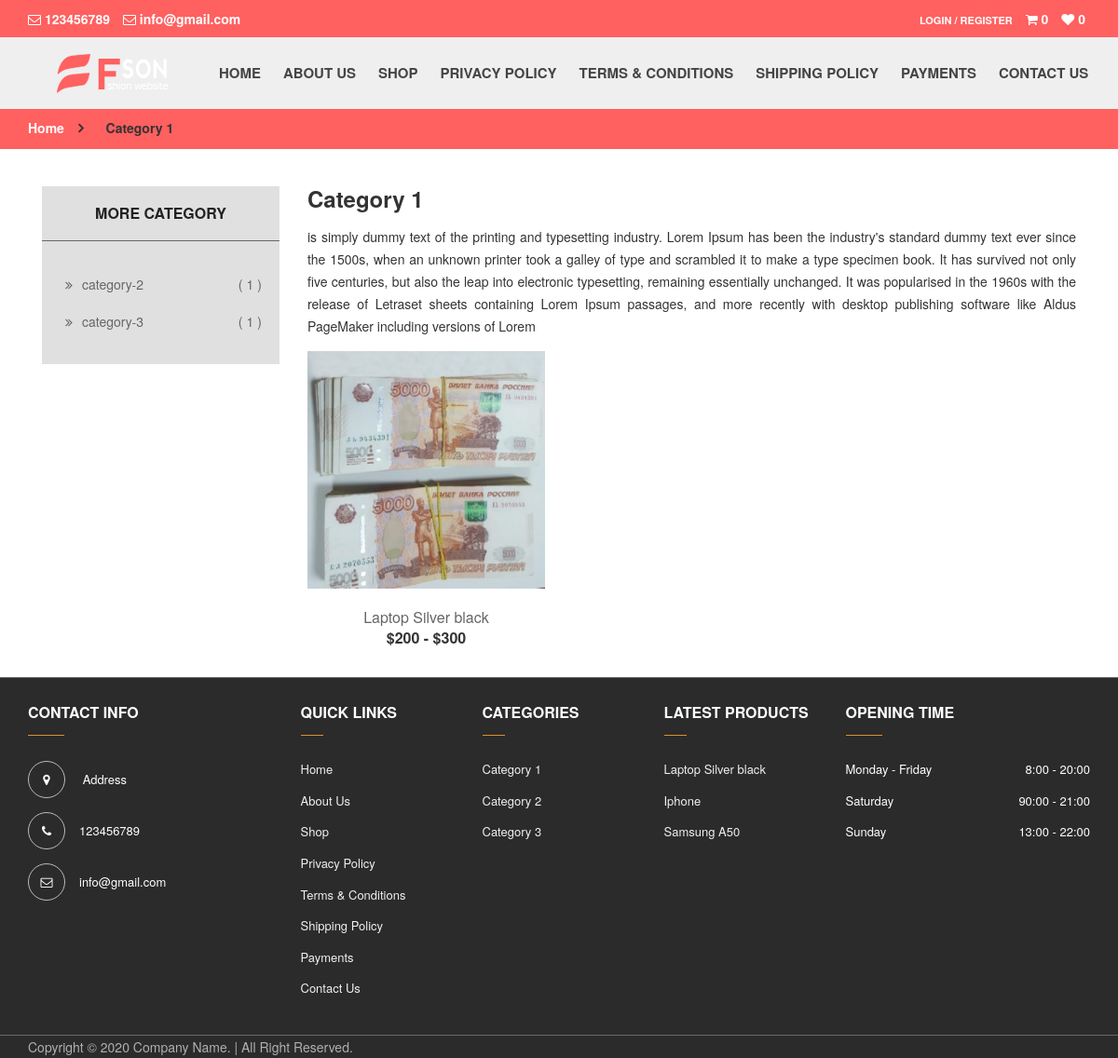
Screenshot of /category/category-1 with the database file from the repository.
### tables this page shows
CREATE TABLE `ti_contact_us` (
  `id` int(11) NOT NULL,
  `heading` varchar(255) DEFAULT NULL,
  `subheading` varchar(255) DEFAULT NULL,
  `description` text DEFAULT NULL,
  `phone` varchar(255) DEFAULT NULL,
  `phone1` varchar(255) DEFAULT NULL,
  `email` varchar(255) DEFAULT NULL,
  `email_one` varchar(255) DEFAULT NULL,
  `address` text DEFAULT NULL,
  `main_office` text DEFAULT NULL,
  `region_office` text DEFAULT NULL,
  `office_time` varchar(255) NOT NULL,
  `skype` varchar(255) DEFAULT NULL
);

CREATE TABLE `products` (
  `id` int(100) NOT NULL,
  `parent` int(100) NOT NULL,
  `heading` varchar(255) DEFAULT NULL,
  `price` float DEFAULT 1,
  `rating` varchar(255) DEFAULT NULL,
  `min_qty` int(11) DEFAULT 1,
  `description` text DEFAULT NULL,
  `image` varchar(255) DEFAULT NULL,
  `slug` varchar(255) DEFAULT NULL,
  `img_alt` varchar(255) DEFAULT NULL,
  `img_title` varchar(255) DEFAULT NULL,
  `seo_title` varchar(255) DEFAULT NULL,
  `seo_keywords` varchar(255) DEFAULT NULL,
  `seo_description` text DEFAULT NULL,
  `type` varchar(255) DEFAULT NULL,
  `status` varchar(100) NOT NULL DEFAULT 'p',
  `created_at` datetime NOT NULL DEFAULT current_timestamp(),
  `additional_info` text DEFAULT NULL,
  `products_tag` text DEFAULT NULL
);

### includes/dbcontroller.php (called while the page is built, shortened)
<?php
class DBController{
    private $host   = "localhost";
    private $root   =  "root";
    private $pass   =   "";
    private $dbName =   "dillionecom";
    private $conn;
    private function connectDB(){
        $this->conn = mysqli_connect($this->host,$this->root,$this->pass,$this->dbName);
    }
    public function escapeString($input){
        $escapedString = mysqli_real_escape_string($this->conn,$input);
        return $escapedString;
    }
    public function numRows($query){
        $result     = mysqli_query($this->conn,$query);
        $RowCount   = mysqli_num_rows($result);
        return $RowCount;
    }
    public function RunQuery($query){
        $result     = mysqli_query($this->conn,$query);
        while($row  = mysqli_fetch_assoc($result)){
            $resultset[] = $row;
        }
        if(!empty($resultset)){
            return $resultset;
        }
    }
}
?>

### includes/top.php (called while the page is built, shortened)
<?php
require_once(__ROOT__.'/includes/dbcontroller.php');
$db_handle      =  new DBController();
?>

### category.php (the view, shortened to what this page needs)
<?php
include("./includes/top.php");
  if(isset($_GET['ref'])){
     $ref=$_GET['ref'];
     $escape_token=$db_handle->escapeString($ref);
     $cat_query =   "select * from `products` where slug='".$escape_token."'";
        if($db_handle->numRows($cat_query)>0){
            $cat_row  =   $db_handle->RunQuery($cat_query);
            $cat_name           =   $cat_row[0]["heading"];
            $cat_desc           =   $cat_row[0]["description"];
            $parent             =   $cat_row[0]["id"];
        }
 }
?>
<!doctype html>
<html class="no-js" lang="">
<head>
    <?php include("./includes/head-meta.php"); ?>
</head>
<body>
    <?php include("./includes/header.php"); ?>
    <section class="breadcrum">
        <div class="container">
            <div class="row">
                <div class="col-md-12">
                    <ul>
                        <li><a href="<?php echo __WEBROOT__; ?>">Home</a></li>
                        <li><?= $cat_name ?></li>
                    </ul>
                </div>
            </div>
        </div>
    </section>
   <section class="featured-area-two">
        <div class="container">
            <div class="col-md-3">
                <div class="category">
                    <h4>MORE CATEGORY</h4>
                    <div class="category-list">
                        <ul>
                    <?php
                        $catsQry = $db_handle->RunQuery("SELECT  id,slug,heading FROM `products` WHERE parent = 0 AND id != {$parent} AND status = 'p' LIMIT 0, 10");
                        if($catsQry):
                            foreach($catsQry as $catItem):
                        $totalPro = $db_handle->numRows("SELECT COUNT(id) FROM `products` WHERE parent = {$catItem['id']} AND status = 'p'");
                    ?>
                            <li><a href="<?php echo __WEBROOT__; ?>/category/<?= $catItem['slug'] ?>"><i class="fa fa-angle-double-right"></i><?= $catItem['slug'] ?> <span>(<?= $totalPro ?>)</span></a></li>
                            <?php endforeach; endif; ?>
                        </ul>
                    </div>
                </div>
            </div>
            <div class="col-md-9">
                <div class="row">
                    <div class="col-md-12">
                        <h1><?= $cat_name ?></h1>
                        <p><?= html_entity_decode($cat_desc) ?></p>
                    </div>
                </div>
                <div class="row">
                    <?php
                    $proQrys = $db_handle->RunQuery("SELECT  id,slug,heading,image FROM `products` WHERE parent = {$parent} AND status = 'p' ");
                    if($proQrys):
                        foreach($proQrys as $proItem):
                            $varientRws = $db_handle->RunQuery("SELECT MIN(price) AS min_price, MAX(price) AS max_price FROM `ti_attributes` WHERE parent = {$proItem['id']} ORDER BY id ASC");
                            $varientFRow = $db_handle->RunQuery("SELECT id,size,price FROM `ti_attributes` WHERE parent = {$proItem['id']} ORDER BY id ASC LIMIT 0,1");
                ?>
                    <div class="col-md-4">
                        <div class="popular-left">
                            <a href="<?php echo __WEBROOT__; ?>/products/<?= $proItem['slug'] ?>"><img src="<?php echo __WEBROOT__; ?>/images/product/<?= $proItem['image'] ?>" alt="" /></a>
                            <div class="content">
                                <div class="product-titel">
                                    <a href="<?php echo __WEBROOT__; ?>/products/<?= $proItem['slug'] ?>"><?= $proItem['heading'] ?></a>
                                </div>
                                <div class="product-price">
                                    <span>$<?php echo $varientRws[0]['min_price']; ?> - $<?php echo $varientRws[0]['max_price']; ?></span>
                                </div>
                            </div>
                        </div>
                    </div>
                     <?php endforeach; endif; ?>
                </div>
            </div>
        </div>
    </section>
    <?php include("./includes/footer.php"); ?>
    </body>
</html>

### includes/header.php (shortened to what this page needs)
<?php $contactUs = $db_handle->RunQuery("SELECT * FROM `ti_contact_us` WHERE id = 1"); ?>
<div class="header-top">
    <div class="container">
        <div class="row">
            <div class="col-md-12">
                <div class="pull-left">
                    <ul class="list-inline">
                        <li><a href="mailto:<?= $contactUs[0]['phone'] ?>"><i class="fa fa-envelope-o"></i> <?= $contactUs[0]['phone'] ?></a></li>
                        <li><a href="mailto:<?= $contactUs[0]['email'] ?>"><i class="fa fa-envelope-o"></i> <?= $contactUs[0]['email'] ?></a></li>
                    </ul>
                </div>
                <div class="pull-right">
                    <ul class="list-inline">
                        <?php if(empty($_SESSION['vemail'])) { ?>
                        <li class="user-meta"><a href="<?php echo __WEBROOT__; ?>/login.php">Login / Register</a></li>
                        <?php } if(!empty($_SESSION['vemail'])) { ?>
                        <li class="user-meta">
                            <a href="<?php echo __WEBROOT__; ?>/useradmin/"><?= $_SESSION["vname"] ?></a>
                            <ul>
                                <li><a href="<?php echo __WEBROOT__; ?>/useradmin/">Visit Dashboard</a></li>
                                <li><a href="<?php echo __WEBROOT__; ?>/logout.php">Log Out</a></li>
                            </ul>
                        </li>
                         <?php } ?>
                        <li class="mini-cart">
                            <a class="" href="<?php echo __WEBROOT__; ?>/cart.php">
                                <i class="fa fa-shopping-cart"></i>
                                <span id="id-cart-value">0</span>
                            </a>
                        </li>
                        <li class="mini-cart">
                            <a class="" href="<?php echo __WEBROOT__; ?>/wishlist.php">
                                <i class="fa fa-heart"></i>
                                <span id="id-wish-value">0</span>
                            </a>
                        </li>
                    </ul>
                </div>
            </div>
        </div>
    </div>
</div>
<div class="header-area">
    <div class="container">
        <div class="row">
            <div class="col-md-2 col-sm-12">
                <div class="logo-area">
                    <a href="<?php echo __WEBROOT__; ?>"><img src="<?php echo __WEBROOT__; ?>/images/logo.png" alt="" /></a>
                </div>
            </div>
            <div class="col-md-10 col-sm-12">
                <div class="mobile-menu-area main-menu">
                    <div class="mobile-area">
                        <div class="mobile-menu">
                            <nav id="mobile-nav">
                                <ul>
                                    <li><a href="<?php echo __WEBROOT__; ?>">Home</a></li>
                                    <li><a href="<?php echo __WEBROOT__; ?>/about-us">About Us</a></li>
                                    <li><a href="<?php echo __WEBROOT__; ?>/shop.php">Shop</a>
                                            <?php
                                                $catQry = $db_handle->RunQuery("SELECT  id,slug,heading FROM `products` WHERE parent = 0 AND status = 'p'");
                                            ?>
                                    </li>
                                    <li><a href="<?php echo __WEBROOT__; ?>/privacy-policy">Privacy Policy</a></li>
                                    <li><a href="<?php echo __WEBROOT__; ?>/terms-and-condition">Terms & Conditions</a></li>
                                    <li><a href="<?php echo __WEBROOT__; ?>/shipping-policy">Shipping Policy</a></li>
                                    <li><a href="<?php echo __WEBROOT__; ?>/payments">Payments</a></li>
                                    <li><a href="<?php echo __WEBROOT__; ?>/contact-us">Contact Us </a></li>
                                </ul>
                            </nav>
                        </div>
                    </div>
                </div>
            </div>
        </div>
    </div>
</div>

### includes/footer.php
<footer class="footer-main-area">
    <div class="footer-middle-area">
        <div class="container">
            <div class="row">
                <div class="col-md-3">
                    <div class="contact-titel">
                        <p>CONTACT INFO</p>
                    </div>
                    <div class="contact-details">
                        <ul>
                            <li><i class="fa fa-map-marker"></i> <?= $contactUs[0]['main_office'] ?></li>
                            <li><a href="tel:<?= $contactUs[0]['phone'] ?>"><i class="fa fa-phone"></i><?= $contactUs[0]['phone'] ?></a></li>
                            <li><a href="mailto:<?= $contactUs[0]['email'] ?>"><i class="fa fa-envelope-o"></i><?= $contactUs[0]['email'] ?></a></li>
                        </ul>
                    </div>
                </div>
                <div class="col-md-2 hidden-sm">
                    <div class="contact-titel">
                        <p>Quick Links</p>
                    </div>
                    <div class="contact-details-middle">
                        <ul>
                            <li><a href="<?php echo __WEBROOT__; ?>">Home</a></li>
                            <li><a href="<?php echo __WEBROOT__; ?>/about-us">About Us</a></li>
                            <li><a href="<?php echo __WEBROOT__; ?>/shop.php">Shop</a></li>
                            <li><a href="<?php echo __WEBROOT__; ?>/privacy-policy">Privacy Policy</a></li>
                            <li><a href="<?php echo __WEBROOT__; ?>/terms-and-condition">Terms & Conditions</a></li>
                            <li><a href="<?php echo __WEBROOT__; ?>/shipping-policy">Shipping Policy</a></li>
                            <li><a href="<?php echo __WEBROOT__; ?>/payments">Payments</a></li>
                            <li><a href="<?php echo __WEBROOT__; ?>/contact-us">Contact Us </a></li>
                        </ul>
                    </div>
                </div>
                <div class="col-md-2 col-sm-3 col-xs-12 hidden-xs">
                    <div class="contact-titel">
                        <p>Categories</p>
                    </div>
                    <div class="contact-details-middle">
                        <ul>
                            <?php
                                $catQry = $db_handle->RunQuery("SELECT  id,slug,heading FROM `products` WHERE parent = 0 AND status = 'p'");
                                if($catQry):
                                    foreach($catQry as $catItem):
                            ?>
                            <li><a href="<?php echo __WEBROOT__; ?>/category/<?= $catItem['slug'] ?>"><?= $catItem['heading'] ?></a></li>
                           <?php endforeach; endif; ?>
                        </ul>
                    </div>
                </div>
                <div class="col-md-2 hidden-sm hidden-xs">
                    <div class="contact-titel">
                        <p>Latest Products</p>
                    </div>
                    <div class="contact-details-middle">
                        <ul>
                            <?php
                                $catQry = $db_handle->RunQuery("SELECT  id,slug,heading FROM `products` WHERE parent != 0 AND status = 'p'");
                                if($catQry):
                                    foreach($catQry as $catItem):
                            ?>
                            <li><a href="<?php echo __WEBROOT__; ?>/products/<?= $catItem['slug'] ?>"><?= $catItem['heading'] ?></a></li>
                           <?php endforeach; endif; ?>
                        </ul>
                    </div>
                </div>
                <div class="col-md-3 col-sm-4 col-xs-12">
                    <div class="contact-titel">
                        <p>OPENING TIME</p>
                    </div>
                    <div class="contact-details-middle">
                        <ul>
                            <li> Monday - Friday<span>8:00 - 20:00</span></li>
                            <li> Saturday<span>90:00 - 21:00</span></li>
                            <li> Sunday<span>13:00 - 22:00</span></li>
                        </ul>
                    </div>
                </div>
            </div>
        </div>
    </div>
    <div class="footer-bottom-area">
        <div class="container">
            <div class="row">
                <div class="col-md-6 col-sm-6 col-xs-12">
                    <div class="footer-bottom-titel">
                        <p>Copyright &copy; 2020  Company Name. | All Right Reserved.</p>
                    </div>
                </div>
            </div>
        </div>
    </div>
</footer>

### rows the page displays
ti_contact_us: phone "123456789", email "info@gmail.com", main_office "Address"
products: heading "Category 1", description "is simply dummy text of the printing and typesetting industry. Lorem Ipsum has been the industry's standard dummy text ever since the 1500s, when an unknown printer took a galley of type and scrambled it to make a type specimen book. It has survived not only five centuries, but also the leap into electronic typesetting, remaining essentially unchanged. It was popularised in the 1960s with the release of Letraset sheets containing Lorem Ipsum passages, and more recently with desktop publishing software like Aldus PageMaker including versions of Lorem"
products: slug "category-2", totalPro "1", heading "Category 2"
products: slug "category-3", totalPro "1", heading "Category 3"
products: image (picture), heading "Laptop Silver black", min_price "200", max_price "300"
products: heading "Iphone"
products: heading "Samsung A50"
